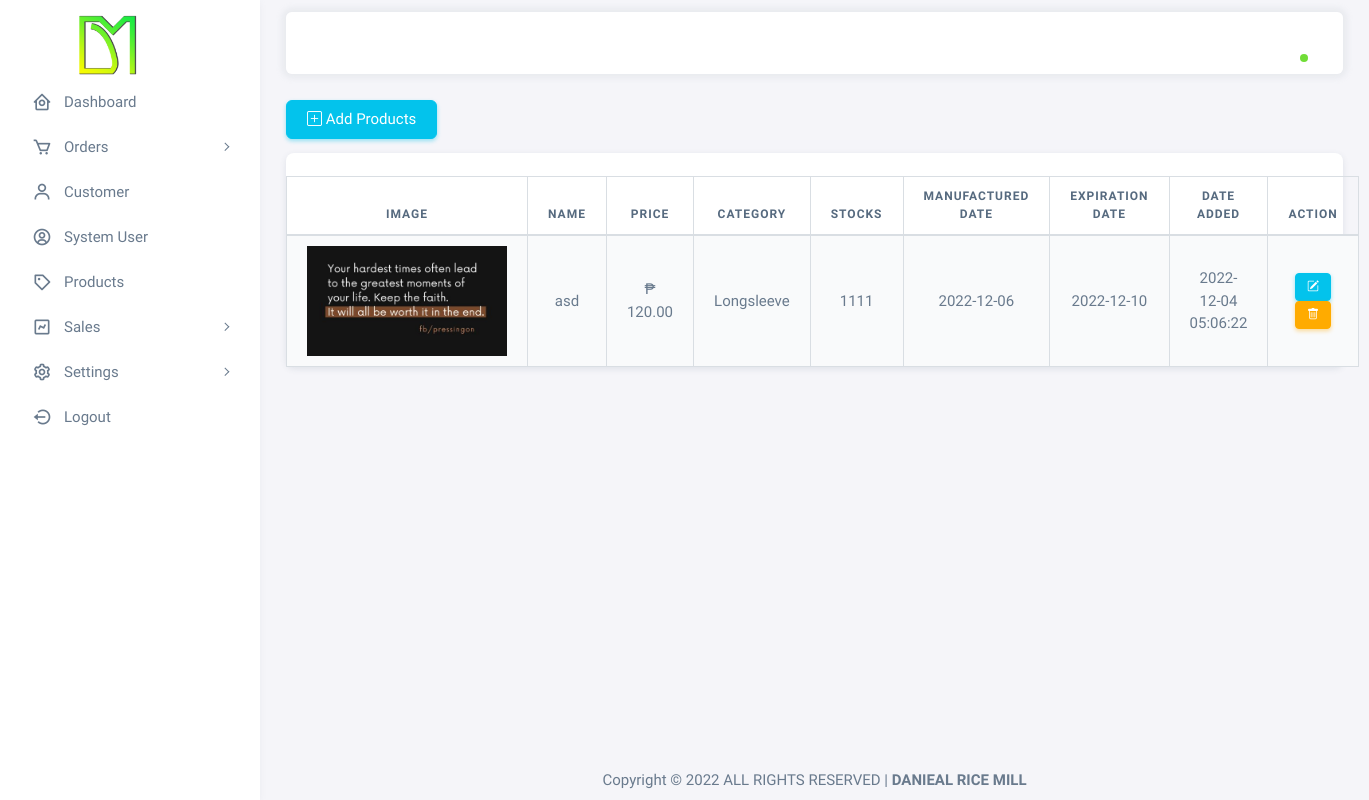
Page /admin/products.php (signed in) on the committed database.
### tables this page shows
CREATE TABLE `pos_settings` (
  `id` int(12) NOT NULL,
  `title` text NOT NULL,
  `email` text NOT NULL,
  `contact` text NOT NULL,
  `address` text NOT NULL,
  `facebook` text NOT NULL,
  `termscondition` text NOT NULL,
  `logo` text NOT NULL,
  `about` text NOT NULL,
  `faq` text NOT NULL
);

CREATE TABLE `pos_items` (
  `item_id` int(12) NOT NULL,
  `item_name` varchar(100) NOT NULL,
  `item_price` varchar(12) NOT NULL,
  `category` int(2) NOT NULL,
  `stock` int(11) NOT NULL,
  `small` int(11) NOT NULL,
  `meduim` int(11) NOT NULL,
  `large` int(11) NOT NULL,
  `xl` int(11) NOT NULL,
  `xxl` int(11) NOT NULL,
  `xxxl` int(11) NOT NULL,
  `description` text NOT NULL,
  `is_best_seller` int(11) NOT NULL,
  `is_hot` int(11) NOT NULL,
  `image` text NOT NULL,
  `is_active` int(1) NOT NULL,
  `mdate` varchar(50) NOT NULL,
  `edate` varchar(50) NOT NULL,
  `is_status` int(1) NOT NULL,
  `date_added` timestamp NOT NULL DEFAULT current_timestamp()
);

CREATE TABLE `pos_item_category` (
  `category_id` int(12) NOT NULL,
  `name` varchar(100) NOT NULL,
  `photo` text NOT NULL,
  `date_added` timestamp NOT NULL DEFAULT current_timestamp()
);

### admin/controller/inventory.php (called while the page is built, shortened)
<?php
include('../controller/database.php');
$customer = $mysqli->query("SELECT a.* , b.name as category, b.category_id from pos_items a
							LEFT JOIN pos_item_category b on b.category_id  = a.category
							");

### admin/products.php (the view, shortened to what this page needs)
<?php include("header.php");?>
<?php include("nav.php");?>
<?php include('controller/inventory.php');?>
        <div class="content-wrapper">
          <div class="container-xxl flex-grow-1 container-p-y">
            <div class="row">
		<h5 class="card-title"><button class="btn btn-info btn-md" data-bs-toggle="modal" data-bs-target="#add-item"> <i class="bi bi-plus-square"></i> Add Products </button></h5>
              <div class="col-lg-12 col-md-12 order-1">
		<div class="card">
		<br>
               <table class="table table-striped table-bordered" id="table_id_products">
              <thead>
                <tr>
                  <th scope="col"  class="text-center">Image</th>
                  <th scope="col"  class="text-center">Name</th>
                  <th scope="col"  class="text-center">Price</th>
                  <th scope="col"  class="text-center">Category</th>
                  <th scope="col"  class="text-center">Stocks </th>
                  <th scope="col"  class="text-center">Manufactured Date </th>
                  <th scope="col"  class="text-center">Expiration Date </th>
                  <th scope="col"  class="text-center">Date Added</th>
                  <th scope="col"  class="text-center">Action</th>
                </tr>
              </thead>
              <tbody>
		<?php while($val = $customer->fetch_object()){ ?>
		  <tr>
                  <td class="text-center"><img src="assets/menu/<?php echo $val->image;?>" width="200"></td>
                  <td class="text-center"><?php echo $val->item_name;?></td>
                  <td class="text-center"> ₱ <?php echo number_format($val->item_price,2);?></td>
                  <td class="text-center"><?php echo $val->category;?></td>
                  <td class="text-center"><?php echo $val->stock;?></td>
                  <td class="text-center"><?php echo $val->mdate;?></td>
                  <td class="text-center"><?php echo $val->edate;?></td>
                  <td class="text-center"><?php echo $val->date_added;?></td>
                  <td class="text-center">
				<button class="btn btn-info btn-sm" data-bs-toggle="modal" data-bs-target="#edit-item<?php echo $val->item_id;?>"> <i class="bi bi-pencil-square"></i> </button>
				<button class="btn btn-warning btn-sm" data-bs-toggle="modal" data-bs-target="#delete-item<?php echo $val->item_id;?>"> <i class="bi bi-trash"></i> </button>
			</td>
                </tr>
			</div>
              <?php } ?>
              </div>
              </div>
            </div>
          </div>
  <?php include("footer.php");?>

### admin/nav.php (shortened to what this page needs)
<body>
  <div class="layout-wrapper layout-content-navbar">
    <div class="layout-container">
      <aside id="layout-menu" class="layout-menu menu-vertical menu bg-menu-theme">
        <div class="app-brand demo">
          <a href="index.php" class="app-brand-link">
            <span class="app-brand-logo demo text-center">
		<center><img src="assets/logo/<?php echo $sval[7];?>" width="150px"></center>
            </span>
          </a>
        </div>
        <ul class="menu-inner py-1">
          <li class="menu-item <?php echo $index;?>">
            <a href="index.php" class="menu-link">
              <i class="menu-icon tf-icons bx bx-home-circle"></i>
              <div data-i18n="Analytics">Dashboard</div>
            </a>
          </li>
          <li class="menu-item <?php echo $order;?>">
            <a href="javascript:void(0);" class="menu-link menu-toggle">
              <i class="menu-icon tf-icons bx bx-cart"></i>
              <div data-i18n="Layouts">Orders</div>
            </a>
          </li>
	<li class="menu-item <?php echo $customer;?>">
            <a href="customer.php" class="menu-link">
              <i class="menu-icon tf-icons bx bx-user"></i>
              <div data-i18n="Analytics">Customer</div>
            </a>
          </li>
	<li class="menu-item <?php echo $users;?>">
            <a href="system-users.php" class="menu-link">
              <i class="menu-icon tf-icons bx bx-user-circle"></i>
              <div data-i18n="Analytics">System User</div>
            </a>
          </li>
	<li class="menu-item <?php echo $products;?>">
            <a href="products.php" class="menu-link">
              <i class="menu-icon tf-icons bx bx-purchase-tag"></i>
              <div data-i18n="Analytics">Products</div>
            </a>
          </li>
	<li class="menu-item <?php echo $reports;?>">
            <a href="javascript:void(0);" class="menu-link menu-toggle">
              <i class="menu-icon tf-icons bx bx-chart"></i>
              <div data-i18n="Misc">Sales</div>
            </a>
          </li>
	<li class="menu-item <?php echo $settings;?>">
            <a href="javascript:void(0);" class="menu-link menu-toggle">
              <i class="menu-icon tf-icons bx bx-cog"></i>
              <div data-i18n="Misc">Settings</div>
            </a>
          </li>
          <li class="menu-item">
            <a href="logout.php" class="menu-link">
              <i class="menu-icon tf-icons bx bx-log-out-circle"></i>
              <div data-i18n="Analytics">Logout</div>
            </a>
          </li>
        </ul>
      </aside>
      <div class="layout-page">
        <nav
          class="layout-navbar container-xxl navbar navbar-expand-xl navbar-detached align-items-center bg-navbar-theme"
          id="layout-navbar"
        >
          <div class="navbar-nav-right d-flex align-items-center" id="navbar-collapse">
            <ul class="navbar-nav flex-row align-items-center ms-auto">
              <li class="nav-item navbar-dropdown dropdown-user dropdown">
                <a class="nav-link dropdown-toggle hide-arrow" href="javascript:void(0);" data-bs-toggle="dropdown">
                  <div class="avatar avatar-online">
                  </div>
                </a>
              </li>
            </ul>
          </div>
        </nav>

### admin/footer.php (shortened to what this page needs)
            <footer class="content-footer footer bg-footer-theme">
              <div class="container-xxl d-flex flex-wrap justify-content-center py-2 flex-md-row flex-column">
                <div class="mb-2 mb-md-0">
                 Copyright © 2022 ALL RIGHTS RESERVED | <b> <?php echo $sval[1];?> </b>
              </div>
            </footer>
          </div>
        </div>
      </div>
	<link rel="stylesheet" type="text/css" href="https://cdn.datatables.net/v/bs4/jszip-2.5.0/dt-1.10.20/b-1.6.1/b-colvis-1.6.1/b-html5-1.6.1/b-print-1.6.1/r-2.2.3/datatables.min.css" />
  </body>
</html>

### admin/assets/css/demo.css (style rules this page uses)
.menu .app-brand.demo { height: 64px; margin-top: 12px; }

### rows in the picture
pos_settings: logo (picture), title "DANIEAL RICE MILL"
pos_items: image (picture), item_name "asd", item_price "120.00", pos_item_category.name "Longsleeve", stock "1111", mdate "2022-12-06", edate "2022-12-10", date_added "2022-12-04 05:06:22"
